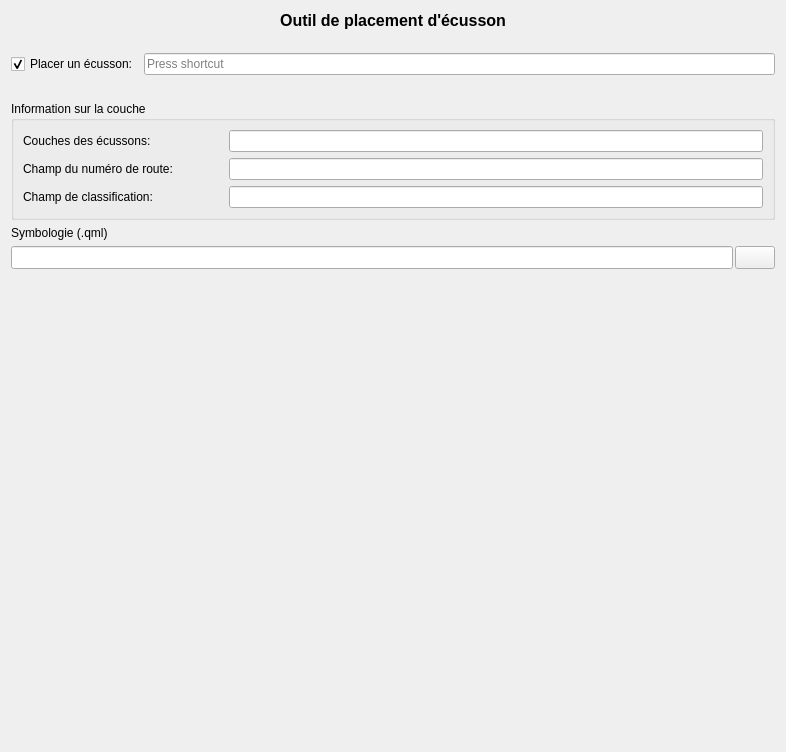
         <widget class="QWidget" name="scrollAreaWidgetContents_4">
          <property name="geometry">
           <rect>
            <x>0</x>
            <y>0</y>
            <width>786</width>
            <height>752</height>
           </rect>
          </property>
          <layout class="QGridLayout" name="gridLayout_15">
           <item row="0" column="0">
            <widget class="QLabel" name="label_30">
             <property name="font">
              <font>
               <family>MS Shell Dlg 2</family>
               <pointsize>12</pointsize>
               <weight>75</weight>
               <italic>false</italic>
               <bold>true</bold>
              </font>
             </property>
             <property name="styleSheet">
              <string notr="true">font: bold 12pt &quot;MS Shell Dlg 2&quot;;</string>
             </property>
             <property name="text">
              <string>Outil de placement d'écusson</string>
             </property>
             <property name="alignment">
              <set>Qt::AlignBottom|Qt::AlignHCenter</set>
             </property>
            </widget>
           </item>
           <item row="1" column="0">
            <spacer name="verticalSpacer_7">
             <property name="orientation">
              <enum>Qt::Vertical</enum>
             </property>
             <property name="sizeType">
              <enum>QSizePolicy::Fixed</enum>
             </property>
             <property name="sizeHint" stdset="0">
              <size>
               <width>208</width>
               <height>17</height>
              </size>
             </property>
            </spacer>
           </item>
           <item row="2" column="0">
            <layout class="QVBoxLayout" name="verticalLayout_5">
             <item>
              <layout class="QHBoxLayout" name="horizontalLayout_20">
               <item>
                <widget class="QCheckBox" name="chk_shorcut_ecusson">
                 <property name="sizePolicy">
                  <sizepolicy hsizetype="Fixed" vsizetype="Fixed">
                   <horstretch>0</horstretch>
                   <verstretch>0</verstretch>
                  </sizepolicy>
                 </property>
                 <property name="minimumSize">
                  <size>
                   <width>125</width>
                   <height>0</height>
                  </size>
                 </property>
                 <property name="text">
                  <string>Placer un écusson:</string>
                 </property>
                 <property name="checked">
                  <bool>true</bool>
                 </property>
                </widget>
               </item>
               <item>
                <widget class="QKeySequenceEdit" name="key_shortcut_ecusson">
                 <property name="minimumSize">
                  <size>
                   <width>100</width>
                   <height>0</height>
                  </size>
                 </property>
                </widget>
               </item>
              </layout>
             </item>
             <item>
              <widget class="QLabel" name="lbl_key_ecusson">
               <property name="styleSheet">
                <string notr="true">font: bold italic 9pt &quot;Arial&quot;;
color:rgb(255, 0, 0)</string>
               </property>
               <property name="text">
                <string/>
               </property>
              </widget>
             </item>
            </layout>
           </item>
           <item row="3" column="0">
            <widget class="QGroupBox" name="groupBox_5">
             <property name="title">
              <string>Information sur la couche </string>
             </property>
             <layout class="QGridLayout" name="gridLayout_14">
              <item row="2" column="0">
               <layout class="QHBoxLayout" name="horizontalLayout_17">
                <item>
                 <widget class="QLabel" name="label_13">
                  <property name="sizePolicy">
                   <sizepolicy hsizetype="Fixed" vsizetype="Preferred">
                    <horstretch>0</horstretch>
                    <verstretch>0</verstretch>
                   </sizepolicy>
                  </property>
                  <property name="minimumSize">
                   <size>
                    <width>200</width>
                    <height>0</height>
                   </size>
                  </property>
                  <property name="text">
                   <string>Champ de classification:</string>
                  </property>
                 </widget>
                </item>
                <item>
                 <widget class="QLineEdit" name="txt_champ_classe">
                  <property name="sizePolicy">
                   <sizepolicy hsizetype="Preferred" vsizetype="Fixed">
                    <horstretch>0</horstretch>
                    <verstretch>0</verstretch>
                   </sizepolicy>
                  </property>
                  <property name="minimumSize">
                   <size>
                    <width>0</width>
                    <height>0</height>
                   </size>
                  </property>
                  <property name="toolTip">
                   <string>Nom du champ de la classification fonctionnel</string>
                  </property>
                  <property name="text">
                   <string/>
                  </property>
                 </widget>
                </item>
               </layout>
              </item>
              <item row="0" column="0">
               <layout class="QHBoxLayout" name="horizontalLayout_7">
                <item>
                 <widget class="QLabel" name="label_9">
                  <property name="sizePolicy">
                   <sizepolicy hsizetype="Fixed" vsizetype="Preferred">
                    <horstretch>0</horstretch>
                    <verstretch>0</verstretch>
                   </sizepolicy>
                  </property>
                  <property name="minimumSize">
                   <size>
                    <width>200</width>
                    <height>0</height>
                   </size>
                  </property>
                  <property name="text">
                   <string>Couches des écussons:</string>
                  </property>
                 </widget>
                </item>
                <item>
                 <widget class="QLineEdit" name="txt_layer_ecusson">
                  <property name="sizePolicy">
                   <sizepolicy hsizetype="Preferred" vsizetype="Fixed">
                    <horstretch>0</horstretch>
                    <verstretch>0</verstretch>
                   </sizepolicy>
                  </property>
                  <property name="minimumSize">
                   <size>
                    <width>0</width>
                    <height>0</height>
                   </size>
                  </property>
                  <property name="toolTip">
                   <string>Nom de la couche des écussons</string>
                  </property>
                  <property name="text">
                   <string/>
                  </property>
                 </widget>
                </item>
               </layout>
              </item>
              <item row="1" column="0">
               <layout class="QHBoxLayout" name="horizontalLayout_8">
                <item>
                 <widget class="QLabel" name="label_10">
                  <property name="sizePolicy">
                   <sizepolicy hsizetype="Fixed" vsizetype="Preferred">
                    <horstretch>0</horstretch>
                    <verstretch>0</verstretch>
                   </sizepolicy>
                  </property>
                  <property name="minimumSize">
                   <size>
                    <width>200</width>
                    <height>0</height>
                   </size>
                  </property>
                  <property name="text">
                   <string>Champ du numéro de route:</string>
                  </property>
                 </widget>
                </item>
                <item>
                 <widget class="QLineEdit" name="txt_champ_route">
                  <property name="sizePolicy">
                   <sizepolicy hsizetype="Preferred" vsizetype="Fixed">
                    <horstretch>0</horstretch>
                    <verstretch>0</verstretch>
                   </sizepolicy>
                  </property>
                  <property name="minimumSize">
                   <size>
                    <width>0</width>
                    <height>0</height>
                   </size>
                  </property>
                  <property name="toolTip">
                   <string>Nom du champ du numéro de route</string>
                  </property>
                  <property name="text">
                   <string/>
                  </property>
                 </widget>
                </item>
               </layout>
              </item>
             </layout>
            </widget>
           </item>
           <item row="4" column="0">
            <layout class="QVBoxLayout" name="verticalLayout">
             <item>
              <widget class="QLabel" name="label_11">
               <property name="text">
                <string>Symbologie (.qml)</string>
               </property>
              </widget>
             </item>
             <item>
              <layout class="QHBoxLayout" name="horizontalLayout_9">
               <property name="spacing">
                <number>2</number>
               </property>
               <item>
                <widget class="QLineEdit" name="txt_sybologie_ecusson">
                 <property name="minimumSize">
                  <size>
                   <width>0</width>
                   <height>23</height>
                  </size>
                 </property>
                 <property name="autoFillBackground">
                  <bool>false</bool>
                 </property>
                 <property name="styleSheet">
                  <string notr="true">font: italic 7pt &quot;MS Shell Dlg 2&quot;;</string>
                 </property>
                 <property name="frame">
                  <bool>true</bool>
                 </property>
                 <property name="readOnly">
                  <bool>true</bool>
                 </property>
                 <property name="clearButtonEnabled">
                  <bool>false</bool>
                 </property>
                </widget>
               </item>
               <item>
                <widget class="QPushButton" name="btn_symblologie_ecusson">
                 <property name="sizePolicy">
                  <sizepolicy hsizetype="Preferred" vsizetype="Preferred">
                   <horstretch>0</horstretch>
                   <verstretch>0</verstretch>
                  </sizepolicy>
                 </property>
                 <property name="minimumSize">
                  <size>
                   <width>20</width>
                   <height>20</height>
                  </size>
                 </property>
                 <property name="text">
                  <string/>
                 </property>
                </widget>
               </item>
              </layout>
             </item>
            </layout>
           </item>
           <item row="5" column="0">
            <spacer name="verticalSpacer_8">
             <property name="orientation">
              <enum>Qt::Vertical</enum>
             </property>
             <property name="sizeHint" stdset="0">
              <size>
               <width>20</width>
               <height>239</height>
              </size>
             </property>
            </spacer>
           </item>
          </layout>
         </widget>
